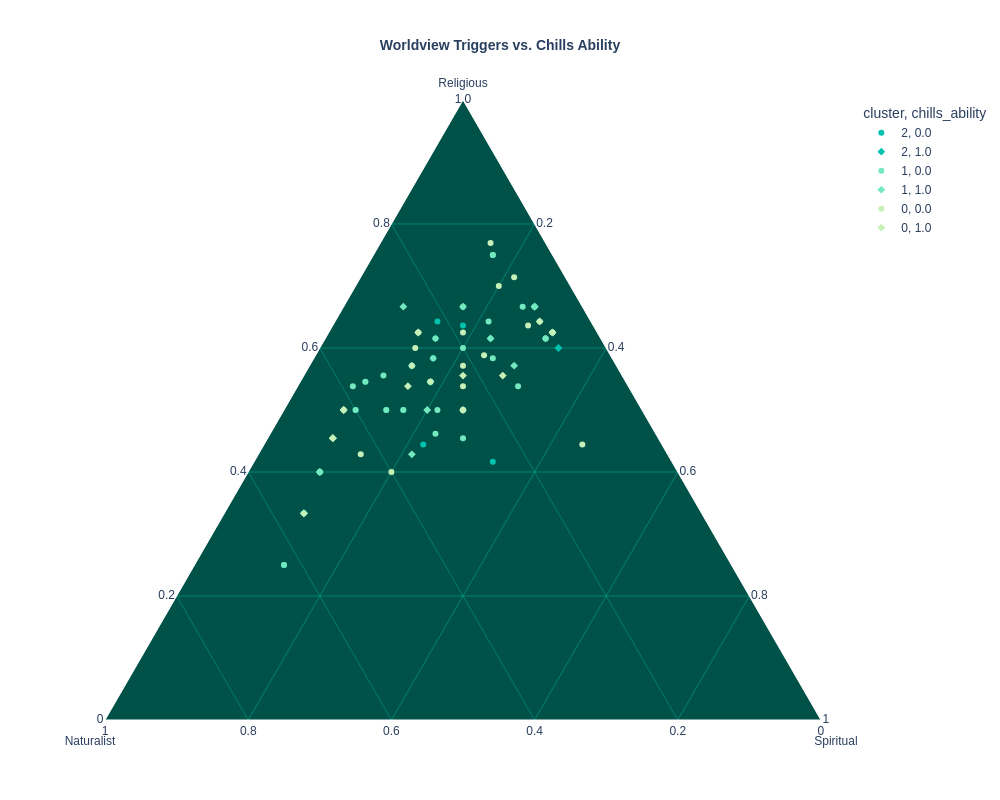

The notebook cell this image was saved under:
### Code cell
# 3. Build the plot using cleaned_data
fig = px.scatter_ternary(
    cleaned_data, 
    a="Religious_Score", 
    b="Naturalist_Score", 
    c="Spiritual_Score",
    color="cluster",           
    symbol="chills_ability",   
    size_max=15,
    # Plotly titles use HTML tags for bolding
    title="<b>Worldview Triggers vs. Chills Ability</b>",
    labels={
        "Religious_Score": "Theistic Triggers", 
        "Naturalist_Score": "Naturalist Triggers", 
        "Spiritual_Score": "Spiritual Triggers"
    },
    color_discrete_sequence=pheno_colors, # Applying your hex colors
    hover_data=['Participant_ID', 'worldview']
)

# Update layout for larger display and specific styling
fig.update_layout({
    'width': 1000,
    'height': 800,
    'title': {
        'font': {'size': 14}, # Requested title size
        'x': 0.5,             # Center the title
        'xanchor': 'center'
    },
    'ternary': {
        'sum': None,
        'aaxis': {
            'title': 'Religious', 
            'titlefont': {'size': 12}, # Requested axis label size
            'gridcolor': '#E3E3E3',       # Grid color
            'gridwidth': 0.4           # Grid weight
        },
        'baxis': {
            'title': 'Naturalist', 
            'titlefont': {'size': 12}, 
            'gridcolor': '#E3E3E3', 
            'gridwidth': 0.4
        },
        'caxis': {
            'title': 'Spiritual', 
            'titlefont': {'size': 12}, 
            'gridcolor': '#E3E3E3', 
            'gridwidth': 0.4
        },
        'bgcolor': '#005248' # Keeps the background clean for the grey grid
    },
    'legend': {'font': {'size': 12}},
    'font': {'family': "Arial"} # Clean font for all text
})

fig.show()

### Figure 1 — Plotly figure (JSON) as saved in the notebook; plotly's stock layout.template omitted (floating-point values rounded to 4 significant figures)
{"data": [{"a": [3, 6, 8, 5, 2, 3, 9, 4, 7, 8, 5, 7, 2, 6, 4, 6, 6], "b": [5, 4, 4, 4, 5, 5, 3, 3, 2, 2, 3, 5, 5, 3, 5, 4, 3], "c": [1, 2, 2, 1, 1, 1, 2, 2, 2, 3, 4, 2, 1, 2, 1, 1, 2], "customdata": [[1, "Atheist/Naturalist"], [15, "Agnostic/Secular"], [18, "Spiritual but not Religious"], [20, "Agnostic/Secular"], [21, "Atheist/Naturalist"], [25, "Agnostic/Secular"], [30, "Religious/Theistic"], [35, "Spiritual but not Religious"], [38, "Religious/Theistic"], [53, "Spiritual but not Religious"], [73, "Spiritual but not Religious"], [88, "Atheist/Naturalist"], [91, "Agnostic/Secular"], [92, "Spiritual but not Religious"], [93, "Atheist/Naturalist"], [94, "Agnostic/Secular"], [95, "Atheist/Naturalist"]], "hovertemplate": "cluster=2<br>chills_ability=0.0<br>Theistic Triggers=%{a}<br>Naturalist Triggers=%{b}<br>Spiritual Triggers=%{c}<br>Participant_ID=%{customdata[0]}<br>worldview=%{customdata[1]}<extra></extra>", "legendgroup": "2, 0.0", "marker": {"color": "#00C2AE", "symbol": "circle"}, "mode": "markers", "name": "2, 0.0", "showlegend": true, "subplot": "ternary", "type": "scatterternary"}, {"a": [4, 9, 7, 8, 10, 3], "b": [5, 1, 3, 3, 1, 5], "c": [1, 5, 2, 2, 4, 1], "customdata": [[14, "Atheist/Naturalist"], [27, "Religious/Theistic"], [29, "Atheist/Naturalist"], [86, "Religious/Theistic"], [98, "Religious/Theistic"], [100, "Atheist/Naturalist"]], "hovertemplate": "cluster=2<br>chills_ability=1.0<br>Theistic Triggers=%{a}<br>Naturalist Triggers=%{b}<br>Spiritual Triggers=%{c}<br>Participant_ID=%{customdata[0]}<br>worldview=%{customdata[1]}<extra></extra>", "legendgroup": "2, 1.0", "marker": {"color": "#00C2AE", "symbol": "diamond"}, "mode": "markers", "name": "2, 1.0", "showlegend": true, "subplot": "ternary", "type": "scatterternary"}, {"a": [4, 7, 5, 5, 7, 6, 2, 9, 4, 6, 7, 8, 6, 8, 6, 8, 8, 9, 6, 9, 6, 5, 10, 7, 7, 10, 10, 8, 6, 6, 7, 9, 6, 8], "b": [5, 4, 3, 3, 2, 3, 5, 1, 5, 3, 5, 1, 3, 2, 4, 1, 3, 2, 5, 1, 2, 4, 1, 2, 3, 1, 5, 1, 3, 4, 5, 1, 4, 1], "c": [1, 3, 3, 1, 4, 3, 1, 4, 1, 3, 2, 4, 3, 2, 3, 3, 2, 3, 1, 2, 2, 1, 5, 3, 2, 4, 5, 4, 2, 2, 1, 2, 1, 4], "customdata": [[2, "Atheist/Naturalist"], [3, "Atheist/Naturalist"], [4, "Spiritual but not Religious"], [7, "Agnostic/Secular"], [8, "Other"], [10, "Religious/Theistic"], [11, "Atheist/Naturalist"], [12, "Religious/Theistic"], [24, "Atheist/Naturalist"], [43, "Other"], [46, "Other"], [47, "Religious/Theistic"], [48, "Religious/Theistic"], [50, "Agnostic/Secular"], [51, "Atheist/Naturalist"], [52, "Religious/Theistic"], [57, "Atheist/Naturalist"], [58, "Religious/Theistic"], [59, "Agnostic/Secular"], [60, "Religious/Theistic"], [61, "Religious/Theistic"], [62, "Atheist/Naturalist"], [66, "Religious/Theistic"], [67, "Spiritual but not Religious"], [69, "Religious/Theistic"], [70, "Religious/Theistic"], [71, "Atheist/Naturalist"], [74, "Religious/Theistic"], [76, "Religious/Theistic"], [77, "Agnostic/Secular"], [81, "Atheist/Naturalist"], [82, "Religious/Theistic"], [83, "Spiritual but not Religious"], [87, "Religious/Theistic"]], "hovertemplate": "cluster=1<br>chills_ability=0.0<br>Theistic Triggers=%{a}<br>Naturalist Triggers=%{b}<br>Spiritual Triggers=%{c}<br>Participant_ID=%{customdata[0]}<br>worldview=%{customdata[1]}<extra></extra>", "legendgroup": "1, 0.0", "marker": {"color": "#74E8BF", "symbol": "circle"}, "mode": "markers", "name": "1, 0.0", "showlegend": true, "subplot": "ternary", "type": "scatterternary"}, {"a": [5, 8, 10, 10, 10, 8, 8, 3, 6, 4, 8, 8, 5, 6], "b": [5, 4, 1, 1, 1, 3, 2, 5, 5, 5, 2, 2, 3, 3], "c": [1, 2, 5, 4, 4, 1, 3, 1, 3, 1, 4, 2, 2, 2], "customdata": [[5, "Atheist/Naturalist"], [13, "Atheist/Naturalist"], [16, "Religious/Theistic"], [17, "Religious/Theistic"], [42, "Religious/Theistic"], [44, "Spiritual but not Religious"], [49, "Religious/Theistic"], [54, "Agnostic/Secular"], [55, "Atheist/Naturalist"], [56, "Atheist/Naturalist"], [65, "Religious/Theistic"], [68, "Religious/Theistic"], [72, "Religious/Theistic"], [79, "Other"]], "hovertemplate": "cluster=1<br>chills_ability=1.0<br>Theistic Triggers=%{a}<br>Naturalist Triggers=%{b}<br>Spiritual Triggers=%{c}<br>Participant_ID=%{customdata[0]}<br>worldview=%{customdata[1]}<extra></extra>", "legendgroup": "1, 1.0", "marker": {"color": "#74E8BF", "symbol": "diamond"}, "mode": "markers", "name": "1, 1.0", "showlegend": true, "subplot": "ternary", "type": "scatterternary"}, {"a": [10, 10, 10, 4, 10, 9, 7, 7, 10, 10, 4, 7, 5, 4, 8, 6, 3], "b": [3, 1, 1, 4, 1, 4, 3, 1, 1, 3, 2, 1, 2, 1, 3, 3, 3], "c": [3, 3, 2, 2, 5, 2, 3, 3, 5, 4, 1, 2, 1, 4, 3, 2, 1], "customdata": [[9, "Spiritual but not Religious"], [19, "Spiritual but not Religious"], [31, "Spiritual but not Religious"], [32, "Atheist/Naturalist"], [33, "Religious/Theistic"], [34, "Agnostic/Secular"], [36, "Spiritual but not Religious"], [37, "Spiritual but not Religious"], [39, "Religious/Theistic"], [40, "Agnostic/Secular"], [78, "Religious/Theistic"], [84, "Spiritual but not Religious"], [85, "Agnostic/Secular"], [90, "Spiritual but not Religious"], [96, "Religious/Theistic"], [97, "Spiritual but not Religious"], [99, "Spiritual but not Religious"]], "hovertemplate": "cluster=0<br>chills_ability=0.0<br>Theistic Triggers=%{a}<br>Naturalist Triggers=%{b}<br>Spiritual Triggers=%{c}<br>Participant_ID=%{customdata[0]}<br>worldview=%{customdata[1]}<extra></extra>", "legendgroup": "0, 0.0", "marker": {"color": "#C7F0B9", "symbol": "circle"}, "mode": "markers", "name": "0, 0.0", "showlegend": true, "subplot": "ternary", "type": "scatterternary"}, {"a": [7, 5, 5, 6, 3, 6, 6, 10, 9, 5, 5], "b": [4, 5, 2, 5, 5, 5, 3, 3, 1, 2, 5], "c": [2, 1, 1, 1, 1, 1, 3, 5, 4, 2, 1], "customdata": [[6, "Spiritual but not Religious"], [22, "Agnostic/Secular"], [23, "Spiritual but not Religious"], [26, "Agnostic/Secular"], [28, "Agnostic/Secular"], [41, "Agnostic/Secular"], [45, "Atheist/Naturalist"], [75, "Other"], [80, "Spiritual but not Religious"], [89, "Religious/Theistic"], [101, "Atheist/Naturalist"]], "hovertemplate": "cluster=0<br>chills_ability=1.0<br>Theistic Triggers=%{a}<br>Naturalist Triggers=%{b}<br>Spiritual Triggers=%{c}<br>Participant_ID=%{customdata[0]}<br>worldview=%{customdata[1]}<extra></extra>", "legendgroup": "0, 1.0", "marker": {"color": "#C7F0B9", "symbol": "diamond"}, "mode": "markers", "name": "0, 1.0", "showlegend": true, "subplot": "ternary", "type": "scatterternary"}], "layout": {"font": {"family": "Arial"}, "height": 800, "legend": {"font": {"size": 12}, "title": {"text": "cluster, chills_ability"}, "tracegroupgap": 0}, "ternary": {"aaxis": {"gridcolor": "#00BDA7", "gridwidth": 0.4, "title": {"font": {"size": 12}, "text": "Religious"}}, "baxis": {"gridcolor": "#00BDA7", "gridwidth": 0.4, "title": {"font": {"size": 12}, "text": "Naturalist"}}, "bgcolor": "#005248", "caxis": {"gridcolor": "#00BDA7", "gridwidth": 0.4, "title": {"font": {"size": 12}, "text": "Spiritual"}}, "domain": {"x": [0, 1], "y": [0, 1]}}, "title": {"font": {"size": 14}, "text": "<b>Worldview Triggers vs. Chills Ability</b>", "x": 0.5, "xanchor": "center"}, "width": 1000}}
